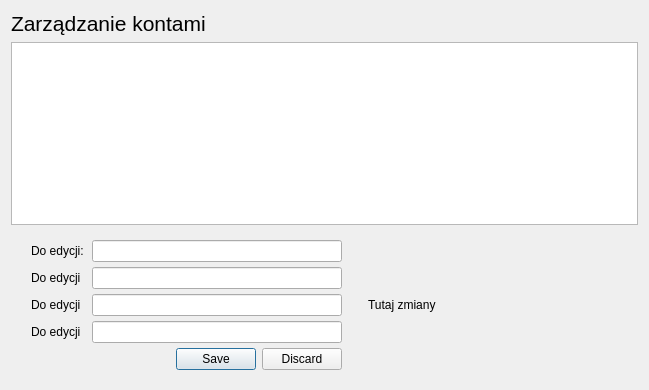
<?xml version="1.0" encoding="UTF-8"?>
<ui version="4.0">
 <class>Form</class>
 <widget class="QWidget" name="Form">
  <property name="geometry">
   <rect>
    <x>0</x>
    <y>0</y>
    <width>649</width>
    <height>390</height>
   </rect>
  </property>
  <property name="windowTitle">
   <string>Form</string>
  </property>
  <layout class="QHBoxLayout" name="horizontalLayout">
   <item>
    <layout class="QFormLayout" name="formLayout">
     <item row="0" column="0">
      <widget class="QLabel" name="label">
       <property name="font">
        <font>
         <family>Arial</family>
         <pointsize>16</pointsize>
        </font>
       </property>
       <property name="text">
        <string>Zarządzanie kontami</string>
       </property>
      </widget>
     </item>
     <item row="1" column="0" colspan="2">
      <widget class="QTreeView" name="treeView"/>
     </item>
     <item row="2" column="1">
      <widget class="QLabel" name="label_6">
       <property name="text">
        <string>Tutaj zmiany</string>
       </property>
      </widget>
     </item>
     <item row="2" column="0">
      <widget class="QWidget" name="" native="true">
       <layout class="QFormLayout" name="formLayout_2">
        <property name="horizontalSpacing">
         <number>5</number>
        </property>
        <property name="verticalSpacing">
         <number>5</number>
        </property>
        <property name="leftMargin">
         <number>20</number>
        </property>
        <property name="rightMargin">
         <number>20</number>
        </property>
        <item row="1" column="0">
         <widget class="QLabel" name="label_2">
          <property name="text">
           <string>Do edycji: </string>
          </property>
         </widget>
        </item>
        <item row="1" column="1">
         <widget class="QLineEdit" name="lineEdit">
          <property name="minimumSize">
           <size>
            <width>250</width>
            <height>0</height>
           </size>
          </property>
          <property name="maximumSize">
           <size>
            <width>200</width>
            <height>100</height>
           </size>
          </property>
         </widget>
        </item>
        <item row="2" column="0">
         <widget class="QLabel" name="label_3">
          <property name="text">
           <string>Do edycji</string>
          </property>
         </widget>
        </item>
        <item row="2" column="1">
         <widget class="QLineEdit" name="lineEdit_2"/>
        </item>
        <item row="3" column="0">
         <widget class="QLabel" name="label_4">
          <property name="text">
           <string>Do edycji</string>
          </property>
         </widget>
        </item>
        <item row="3" column="1">
         <widget class="QLineEdit" name="lineEdit_3"/>
        </item>
        <item row="4" column="0">
         <widget class="QLabel" name="label_5">
          <property name="text">
           <string>Do edycji</string>
          </property>
         </widget>
        </item>
        <item row="4" column="1">
         <widget class="QLineEdit" name="lineEdit_4"/>
        </item>
        <item row="5" column="1">
         <widget class="QDialogButtonBox" name="buttonBox">
          <property name="minimumSize">
           <size>
            <width>200</width>
            <height>0</height>
           </size>
          </property>
          <property name="standardButtons">
           <set>QDialogButtonBox::Discard|QDialogButtonBox::Save</set>
          </property>
         </widget>
        </item>
       </layout>
      </widget>
     </item>
    </layout>
   </item>
  </layout>
 </widget>
 <resources/>
 <connections/>
</ui>
